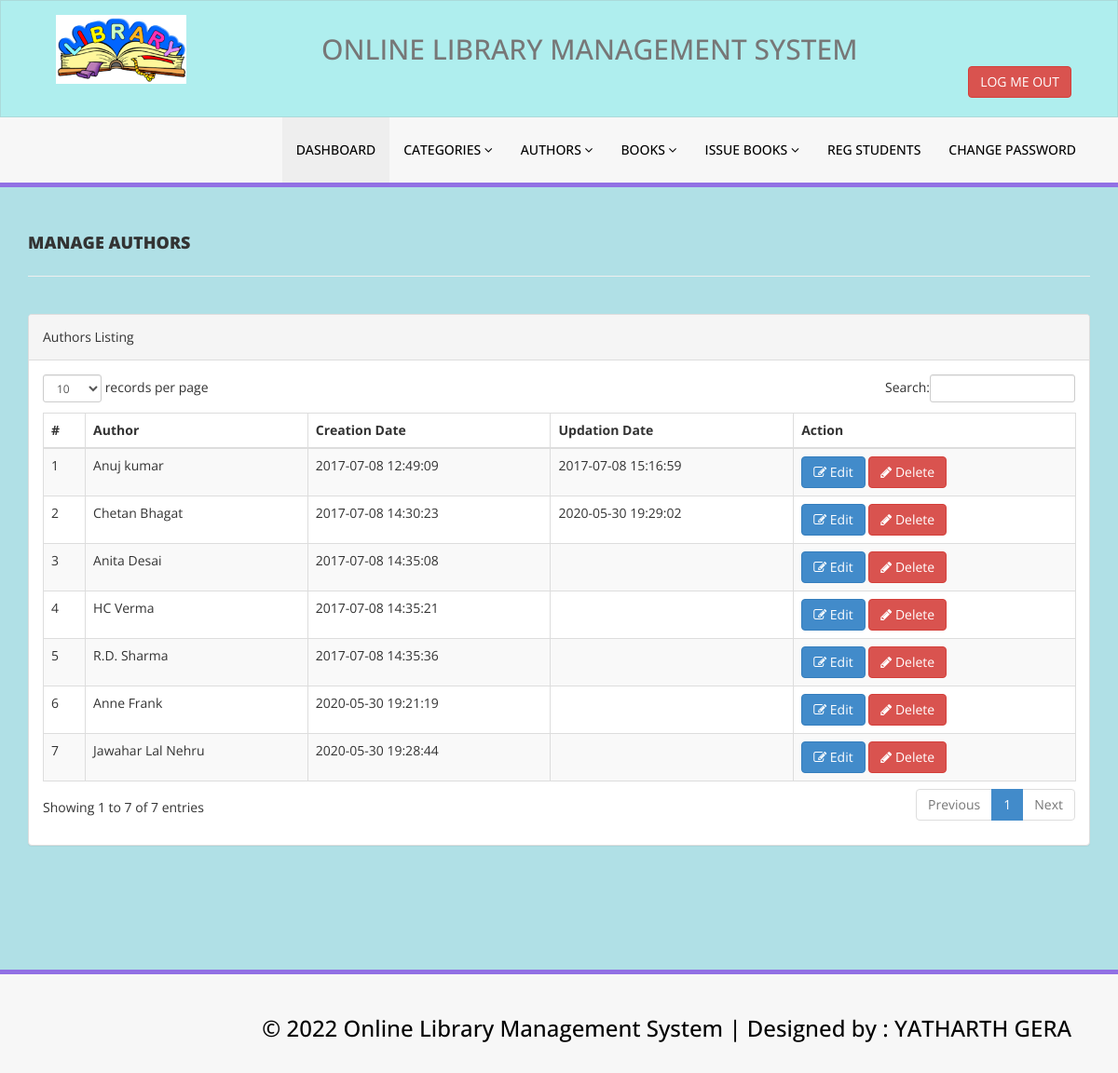
Screenshot of /admin/manage-authors.php (signed in) with the database file from the repository.
### tables this page shows
CREATE TABLE `tblauthors` (
  `id` int(11) NOT NULL,
  `AuthorName` varchar(159) DEFAULT NULL,
  `creationDate` timestamp NULL DEFAULT current_timestamp(),
  `UpdationDate` timestamp NULL DEFAULT NULL ON UPDATE current_timestamp()
);

### admin/manage-authors.php (the view, shortened to what this page needs)
<?php
include('includes/config.php');
if(strlen($_SESSION['alogin'])==0)
    {
header('location:index.php');
}
else{
    ?>
<!DOCTYPE html>
<html xmlns="http://www.w3.org/1999/xhtml">
<head>
    <link href="assets/css/bootstrap.css" rel="stylesheet" />
    <link href="assets/css/font-awesome.css" rel="stylesheet" />
    <link href="assets/js/dataTables/dataTables.bootstrap.css" rel="stylesheet" />
    <link href="assets/css/style.css" rel="stylesheet" />
</head>
<body style="background-color:PowderBlue;">
<?php include('includes/header.php');?>
    <div class="content-wrapper">
         <div class="container">
        <div class="row pad-botm">
            <div class="col-md-12">
                <h4 class="header-line">Manage Authors</h4>
    </div>
     <div class="row">
</div>
        </div>
            <div class="row">
                <div class="col-md-12">
                    <div class="panel panel-default">
                        <div class="panel-heading">
                           Authors Listing
                        </div>
                        <div class="panel-body">
                            <div class="table-responsive">
                                <table class="table table-striped table-bordered table-hover" id="dataTables-example">
                                    <thead>
                                        <tr>
                                            <th>#</th>
                                            <th>Author</th>
                                            <th>Creation Date</th>
                                            <th>Updation Date</th>
                                            <th>Action</th>
                                        </tr>
                                    </thead>
                                    <tbody>
<?php $sql = "SELECT * from  tblauthors";
$query = $dbh -> prepare($sql);
$query->execute();
$results=$query->fetchAll(PDO::FETCH_OBJ);
$cnt=1;
if($query->rowCount() > 0)
{
foreach($results as $result)
{               ?>
                                        <tr class="odd gradeX">
                                            <td class="center"><?php echo htmlentities($cnt);?></td>
                                            <td class="center"><?php echo htmlentities($result->AuthorName);?></td>
                                            <td class="center"><?php echo htmlentities($result->creationDate);?></td>
                                            <td class="center"><?php echo htmlentities($result->UpdationDate);?></td>
                                            <td class="center">
                                            <a href="edit-author.php?athrid=<?php echo htmlentities($result->id);?>"><button class="btn btn-primary"><i class="fa fa-edit "></i> Edit</button>
                                          <a href="manage-authors.php?del=<?php echo htmlentities($result->id);?>" onclick="return confirm('Are you sure you want to delete?');"" >  <button class="btn btn-danger"><i class="fa fa-pencil"></i> Delete</button>
                                            </td>
                                        </tr>
 <?php $cnt=$cnt+1;}} ?>
                                    </tbody>
                                </table>
                            </div>
                        </div>
                    </div>
                </div>
            </div>
    </div>
    </div>
  <?php include('includes/footer.php');?>
</body>
</html>
<?php } ?>

### admin/includes/header.php (shortened to what this page needs)
<div class="navbar navbar-inverse set-radius-zero" style="background-color:PaleTurquoise;">
        <div class="container">
            <div class="navbar-header">
                <a class="navbar-brand">
                <div class="container">
                <div class="col-md-3">
                    <img src="assets/img/logomain1.png" width="140px">
                </div>
                <div class="col-md-8">
                    <h2>ONLINE LIBRARY MANAGEMENT SYSTEM</h2>
                </div>
                </div>
                </a>
            </div>
            <div class="right-div">
                <a href="logout.php" class="btn btn-danger pull-right">LOG ME OUT</a>
            </div>
        </div>
    </div>
    <section class="menu-section">
        <div class="container">
            <div class="row ">
                <div class="col-md-12">
                    <div class="navbar-collapse collapse ">
                        <ul id="menu-top" class="nav navbar-nav navbar-right">
                            <li><a href="dashboard.php" class="menu-top-active">DASHBOARD</a></li>
                            <li>
                                <a href="#" class="dropdown-toggle" id="ddlmenuItem" data-toggle="dropdown"> Categories <i class="fa fa-angle-down"></i></a>
                            </li>
                            <li>
                                <a href="#" class="dropdown-toggle" id="ddlmenuItem" data-toggle="dropdown"> Authors <i class="fa fa-angle-down"></i></a>
                            </li>
 <li>
                                <a href="#" class="dropdown-toggle" id="ddlmenuItem" data-toggle="dropdown"> Books <i class="fa fa-angle-down"></i></a>
                            </li>
                           <li>
                                <a href="#" class="dropdown-toggle" id="ddlmenuItem" data-toggle="dropdown"> Issue Books <i class="fa fa-angle-down"></i></a>
                            </li>
                             <li><a href="reg-students.php">Reg Students</a></li>
  <li><a href="change-password.php">Change Password</a></li>
                        </ul>
                    </div>
                </div>
            </div>
        </div>
    </section>

### admin/includes/footer.php (shortened to what this page needs)
<section class="footer-section">
   <div class="row">
   <div class="col-md-12">
   <h3>
    &copy; 2022 Online Library Management System | Designed by : YATHARTH GERA </a>
    </h3>
    </div>
    </div>
    </section>

### admin/assets/css/style.css (style rules this page uses)
.set-radius-zero { border-radius:0px; -moz-border-radius:0px; -webkit-border-radius:0px; }
.content-wrapper { margin-top: 40px; min-height:800px; padding-bottom:90px; }
.header-line { font-weight:900; padding-bottom:25px; border-bottom:1px solid #eeeeee; text-transform:uppercase; }
.pad-botm { padding-bottom:30px; }
.right-div { float: right; padding: 20px; }
#menu-top a { color:#000; text-decoration:none; font-weight:500; padding: 25px 15px 25px 15px; text-transform:uppercase; }
.menu-section { background-color: #f7f7f7; border-bottom:5px solid #9170E4; width:100% }
.menu-top-active { background-color:#eeeeee; }
.navbar-inverse { background-color: #FFF; border-color: rgba(155, 153, 153, 0.23); }
.navbar { min-height: 90px; margin-bottom: 0px; }
.footer-section { padding:25px 50px 25px 50px; color:#000; font-size:13px; background-color: #f7f7f7; text-align:right; border-top:5px solid #9170E4; }

### rows the page displays
tblauthors: AuthorName "Anuj kumar", creationDate "2017-07-08 12:49:09", UpdationDate "2017-07-08 15:16:59"
tblauthors: AuthorName "Chetan Bhagat", creationDate "2017-07-08 14:30:23", UpdationDate "2020-05-30 19:29:02"
tblauthors: AuthorName "Anita Desai", creationDate "2017-07-08 14:35:08"
tblauthors: AuthorName "HC Verma", creationDate "2017-07-08 14:35:21"
tblauthors: AuthorName "R.D. Sharma", creationDate "2017-07-08 14:35:36"
tblauthors: AuthorName "Anne Frank", creationDate "2020-05-30 19:21:19"
tblauthors: AuthorName "Jawahar Lal Nehru", creationDate "2020-05-30 19:28:44"
